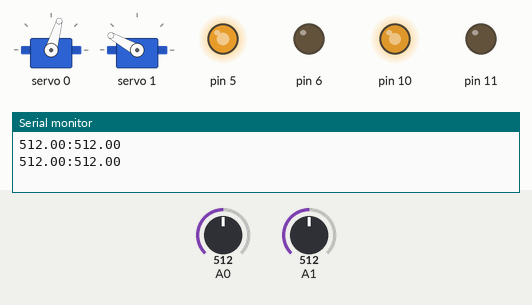
A sketch run on a simulated Arduino Uno, built with avr-gcc and run on an emulated ATmega328P. On the bench: 2 × servo, output pins drawn as LEDs (lit = HIGH), the last lines printed to the serial monitor. Inputs (shaded band) come from the test bench; at power-on: A0 = 512, A1 = 512.

Above: at 2.0 s.
2.1 s: A0 set to 739
At 5.0 s:
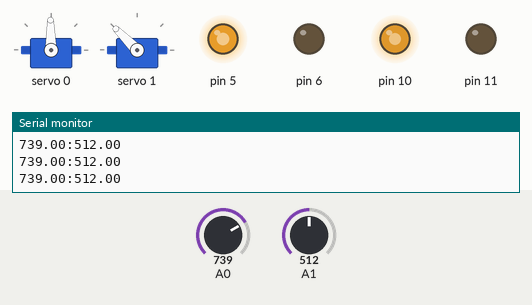
5.6 s: A0 set to 763
At 6.52 s:
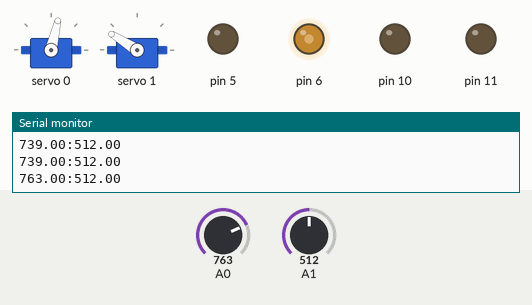
At 9.24 s:
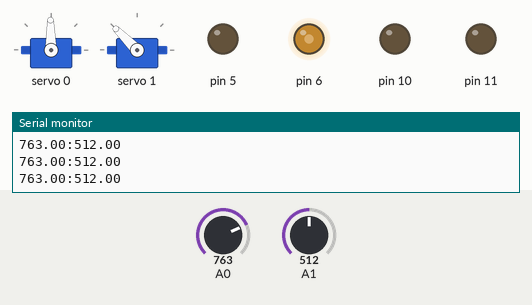
Timing chart, 0 to 15.1 s (numbered marks = the images above; inputs shaded):
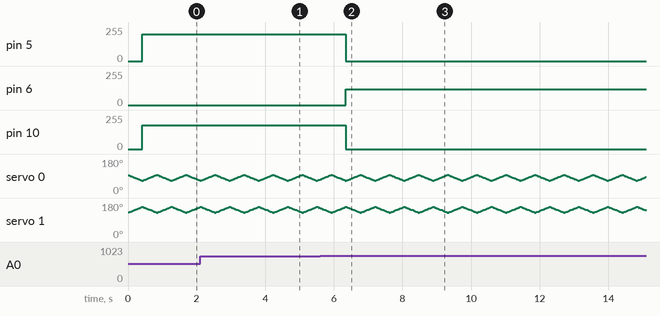

The sketch:

mela_Servo_I2C_2016_12_23.ino
```cpp
//これが多分一番いいと思います。

//ラインセンサが反応したらすぐモーターを回すプログラム。
//Drive(255,255);は挙動変だったら消すと良い。

//＊＊＊AE-PCA9685でサーボ動かす用＊＊＊//
#include <Wire.h>
#include <PCA9685.h> //PCA9685用ヘッダーファイル（秋月電子通商作成）
PCA9685 pwm = PCA9685(0x40);    //PCA9685のアドレス指定（AE-PCA9685一枚なのでこれでOK)

#define SERVOMIN 150            //最小パルス幅 (標準的なサーボパルスに設定)
#define SERVOMAX 600            //最大パルス幅 (標準的なサーボパルスに設定)
#define Servo1 90            //サーボ右1の中心角度
#define Servo2 126            //サーボ左2の中心角度(なんかずれてるor270サーボの可能性)
#define ServoDelay 6            //現在角度からターゲット角度へ移行する間にかけるディレイ時間

int n1 = 0; //サーボ1動かす時の繰り返し用変数
int n2 = 0; //サーボ2動かす時の繰り返し用変数
//＊＊＊ここまで＋セットアップ＊＊＊//

void setup(){
  //サーボ用セットアップ ※A4ピンをSDA,A5ピンをSCLに使います
  pwm.begin();                   //初期設定 (アドレス0x40用)
  pwm.setPWMFreq(60);            //PWM周期を60Hzに設定 (アドレス0x40用)

  Serial.begin(9600);
  pinMode(5,OUTPUT);
  pinMode(6,OUTPUT);
  pinMode(10,OUTPUT);
  pinMode(11,OUTPUT);
  pinMode(A0,INPUT);//左のセンサー。L1
  pinMode(A1,INPUT);//右のセンサー。L2
}

//サーボを実際に動かす関数
void servo_write(int ch, int ang){ //動かすサーボチャンネルと角度を指定
  ang = map(ang, 0, 180, SERVOMIN, SERVOMAX); //角度（0～180）をPWMのパルス幅（150～600）に変換
  pwm.setPWM(ch, 0, ang);
  //delay(1);//無くてよい
}

//モーション
void IkaservoOP(){
   //サーボ用プログラム、n1 or n2にターゲット角度
   //１°ずつ動かさないと電池だと電流不足でカクつきます.最終的にここに落ち着いた
   //最初などターゲット角度と現在角度との間に大きく差がある時はどうしてもカクつきます
   //中心角度からそれぞれ外側に約30°開いてまた戻るだけの関数です
   //足を開くとき
      for(int i=0 ; i<30 ; i++){
        n1 = Servo1 - i;
        servo_write(0,n1);
        delay(ServoDelay);//必ず一つのサーボを動かしたらdelay(~)を入れる！
        n2 = Servo2 + i;
        servo_write(1,n2);
        delay(ServoDelay);
         //Serial.println(n1);
         //Serial.println(n2);
      }
}
//モーション
void IkaservoCL(){
    //足を閉じるとき
      for(int i=0 ; i<30 ; i++){
        n1 = n1 + 1;
        servo_write(0,n1);
        delay(ServoDelay);
        n2 = n2 - 1;
        servo_write(1,n2);
        delay(ServoDelay);
         //Serial.println(n1);
         //Serial.println(n2);
      }
}

void loop(){
//      Serial.println("servo start");
    //サーボモーション
      IkaservoOP();//足のモーション関数実行
//      Serial.println("servo end");
    //ライントレース
      int c = 750;//閾値。黒いと値が大きくなる。
      float L1 = analogRead(A0);//左センサ
      float L2 = analogRead(A1);//右センサ
      Serial.print(L1);
      Serial.print(":");
      Serial.println(L2);
      if(L1>=c){//左センサが黒を検知したとき、
            Drive(-120,0);
            delay(20);
      }else if(L2>=c){//右センサが黒を検知したとき、
            Drive(0,-150);
            delay(20);
      }else{//センサが黒を検知していないとき
            Drive(200,180);
            delay(20);
      }
      IkaservoCL();
      delay(10);

}
```

drive2.ino
```cpp
//正なら前転、負なら後転する。

void Drive(int x,int y){
   if(x>0&&y>0){
      analogWrite(5,x);
      analogWrite(6,0);
      analogWrite(10,y);
      analogWrite(11,0);
  }else if(x<=0&&y>0){
      analogWrite(5,0);
      analogWrite(6,abs(x));
      analogWrite(10,y);
      analogWrite(11,0);
  }else if(x>0&&y<=0){
      analogWrite(5,x);
      analogWrite(6,0);
      analogWrite(10,0);
      analogWrite(11,abs(y));
  }if(x<=0&&y<=0){
     analogWrite(5,0);
      analogWrite(6,abs(x));
      analogWrite(10,0);
      analogWrite(11,abs(y));
  }
}
```

Measured:
- the behaviour switches between 749 and 750 on A0 (found by bisection; images 1 and 2)
- after the input at 5.6 s, pin 5: 200/255 → 0/255 after 0.75 s; pin 6: 0/255 → 120/255 after 0.75 s; pin 10: 180/255 → 0/255 after 0.75 s
